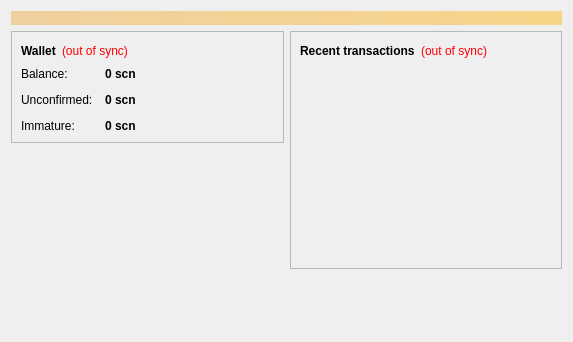
<?xml version="1.0" encoding="UTF-8"?>
<ui version="4.0">
 <class>OverviewPage</class>
 <widget class="QWidget" name="OverviewPage">
  <property name="geometry">
   <rect>
    <x>0</x>
    <y>0</y>
    <width>573</width>
    <height>342</height>
   </rect>
  </property>
  <property name="windowTitle">
   <string>Form</string>
  </property>
  <layout class="QVBoxLayout" name="topLayout">
   <item>
    <widget class="QLabel" name="labelAlerts">
     <property name="visible">
      <bool>false</bool>
     </property>
     <property name="styleSheet">
      <string notr="true">background-color: qlineargradient(x1: 0, y1: 0, x2: 1, y2: 0, stop:0 #F0D0A0, stop:1 #F8D488); color:#000000;</string>
     </property>
     <property name="wordWrap">
      <bool>true</bool>
     </property>
     <property name="margin">
      <number>3</number>
     </property>
    </widget>
   </item>
   <item>
    <layout class="QHBoxLayout" name="horizontalLayout" stretch="1,1">
     <item>
      <layout class="QVBoxLayout" name="verticalLayout_2">
       <item>
        <widget class="QFrame" name="frame">
         <property name="frameShape">
          <enum>QFrame::StyledPanel</enum>
         </property>
         <property name="frameShadow">
          <enum>QFrame::Raised</enum>
         </property>
         <layout class="QVBoxLayout" name="verticalLayout_4">
          <item>
           <layout class="QHBoxLayout" name="horizontalLayout_4">
            <item>
             <widget class="QLabel" name="label_5">
              <property name="font">
               <font>
                <weight>75</weight>
                <bold>true</bold>
               </font>
              </property>
              <property name="text">
               <string>Wallet</string>
              </property>
             </widget>
            </item>
            <item>
             <widget class="QLabel" name="labelWalletStatus">
              <property name="toolTip">
               <string>The displayed information may be out of date. Your wallet automatically synchronizes with the Sharcoin network after a connection is established, but this process has not completed yet.</string>
              </property>
              <property name="styleSheet">
               <string notr="true">QLabel { color: red; }</string>
              </property>
              <property name="text">
               <string notr="true">(out of sync)</string>
              </property>
              <property name="alignment">
               <set>Qt::AlignLeading|Qt::AlignLeft|Qt::AlignVCenter</set>
              </property>
             </widget>
            </item>
            <item>
             <spacer name="horizontalSpacer_2">
              <property name="orientation">
               <enum>Qt::Horizontal</enum>
              </property>
              <property name="sizeHint" stdset="0">
               <size>
                <width>40</width>
                <height>20</height>
               </size>
              </property>
             </spacer>
            </item>
           </layout>
          </item>
          <item>
           <layout class="QFormLayout" name="formLayout_2">
            <property name="fieldGrowthPolicy">
             <enum>QFormLayout::AllNonFixedFieldsGrow</enum>
            </property>
            <property name="horizontalSpacing">
             <number>12</number>
            </property>
            <property name="verticalSpacing">
             <number>12</number>
            </property>
            <item row="0" column="0">
             <widget class="QLabel" name="label">
              <property name="text">
               <string>Balance:</string>
              </property>
             </widget>
            </item>
            <item row="0" column="1">
             <widget class="QLabel" name="labelBalance">
              <property name="font">
               <font>
                <weight>75</weight>
                <bold>true</bold>
               </font>
              </property>
              <property name="cursor">
               <cursorShape>IBeamCursor</cursorShape>
              </property>
              <property name="toolTip">
               <string>Your current balance</string>
              </property>
              <property name="text">
               <string notr="true">0 scn</string>
              </property>
              <property name="textInteractionFlags">
               <set>Qt::LinksAccessibleByMouse|Qt::TextSelectableByKeyboard|Qt::TextSelectableByMouse</set>
              </property>
             </widget>
            </item>
            <item row="1" column="0">
             <widget class="QLabel" name="label_3">
              <property name="text">
               <string>Unconfirmed:</string>
              </property>
             </widget>
            </item>
            <item row="1" column="1">
             <widget class="QLabel" name="labelUnconfirmed">
              <property name="font">
               <font>
                <weight>75</weight>
                <bold>true</bold>
               </font>
              </property>
              <property name="cursor">
               <cursorShape>IBeamCursor</cursorShape>
              </property>
              <property name="toolTip">
               <string>Total of transactions that have yet to be confirmed, and do not yet count toward the current balance</string>
              </property>
              <property name="text">
               <string notr="true">0 scn</string>
              </property>
              <property name="textInteractionFlags">
               <set>Qt::LinksAccessibleByMouse|Qt::TextSelectableByKeyboard|Qt::TextSelectableByMouse</set>
              </property>
             </widget>
            </item>
            <item row="2" column="0">
             <widget class="QLabel" name="labelImmatureText">
              <property name="text">
               <string>Immature:</string>
              </property>
             </widget>
            </item>
            <item row="2" column="1">
             <widget class="QLabel" name="labelImmature">
              <property name="font">
               <font>
                <weight>75</weight>
                <bold>true</bold>
               </font>
              </property>
              <property name="toolTip">
               <string>Mined balance that has not yet matured</string>
              </property>
              <property name="text">
               <string notr="true">0 scn</string>
              </property>
              <property name="textInteractionFlags">
               <set>Qt::LinksAccessibleByMouse|Qt::TextSelectableByKeyboard|Qt::TextSelectableByMouse</set>
              </property>
             </widget>
            </item>
           </layout>
          </item>
         </layout>
        </widget>
       </item>
       <item>
        <spacer name="verticalSpacer">
         <property name="orientation">
          <enum>Qt::Vertical</enum>
         </property>
         <property name="sizeHint" stdset="0">
          <size>
           <width>20</width>
           <height>40</height>
          </size>
         </property>
        </spacer>
       </item>
      </layout>
     </item>
     <item>
      <layout class="QVBoxLayout" name="verticalLayout_3">
       <item>
        <widget class="QFrame" name="frame_2">
         <property name="frameShape">
          <enum>QFrame::StyledPanel</enum>
         </property>
         <property name="frameShadow">
          <enum>QFrame::Raised</enum>
         </property>
         <layout class="QVBoxLayout" name="verticalLayout">
          <item>
           <layout class="QHBoxLayout" name="horizontalLayout_2">
            <item>
             <widget class="QLabel" name="label_4">
              <property name="text">
               <string>&lt;b&gt;Recent transactions&lt;/b&gt;</string>
              </property>
             </widget>
            </item>
            <item>
             <widget class="QLabel" name="labelTransactionsStatus">
              <property name="toolTip">
               <string>The displayed information may be out of date. Your wallet automatically synchronizes with the Sharcoin network after a connection is established, but this process has not completed yet.</string>
              </property>
              <property name="styleSheet">
               <string notr="true">QLabel { color: red; }</string>
              </property>
              <property name="text">
               <string notr="true">(out of sync)</string>
              </property>
              <property name="alignment">
               <set>Qt::AlignRight|Qt::AlignTrailing|Qt::AlignVCenter</set>
              </property>
             </widget>
            </item>
            <item>
             <spacer name="horizontalSpacer">
              <property name="orientation">
               <enum>Qt::Horizontal</enum>
              </property>
              <property name="sizeHint" stdset="0">
               <size>
                <width>40</width>
                <height>20</height>
               </size>
              </property>
             </spacer>
            </item>
           </layout>
          </item>
          <item>
           <widget class="QListView" name="listTransactions">
            <property name="styleSheet">
             <string notr="true">QListView { background: transparent; }</string>
            </property>
            <property name="frameShape">
             <enum>QFrame::NoFrame</enum>
            </property>
            <property name="verticalScrollBarPolicy">
             <enum>Qt::ScrollBarAlwaysOff</enum>
            </property>
            <property name="horizontalScrollBarPolicy">
             <enum>Qt::ScrollBarAlwaysOff</enum>
            </property>
            <property name="selectionMode">
             <enum>QAbstractItemView::NoSelection</enum>
            </property>
           </widget>
          </item>
         </layout>
        </widget>
       </item>
       <item>
        <spacer name="verticalSpacer_2">
         <property name="orientation">
          <enum>Qt::Vertical</enum>
         </property>
         <property name="sizeHint" stdset="0">
          <size>
           <width>20</width>
           <height>40</height>
          </size>
         </property>
        </spacer>
       </item>
      </layout>
     </item>
    </layout>
   </item>
  </layout>
 </widget>
 <resources/>
 <connections/>
</ui>
